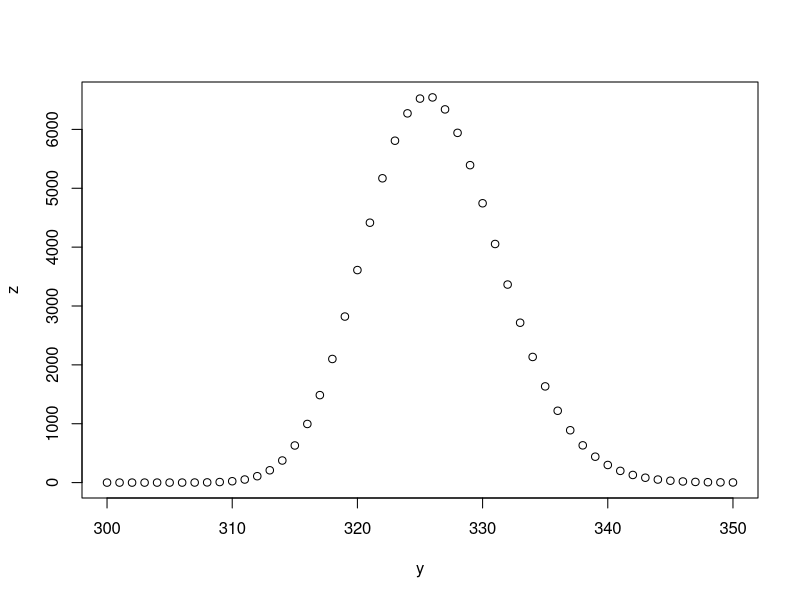

Write R code to recreate this figure.
## ---- chunk 1
capacity <- 300
p<-0.92
n<-325
## ---- chunk 2
e <- n*p
e
## ---- chunk 3
a <- seq(0,325)
e <- sum(
        a*dbinom(a, size = 325, prob = 0.92 )
        )
e
## ---- chunk 4
1 - pbinom(299, size = 325, prob = 0.92)
## ---- chunk 5
1 - pbinom(300, 325, 0.92)
## ---- chunk 6
(pbinom(299,325,0.92)-pbinom(269,325,0.92))/pbinom(299,325,0.92)
## ---- chunk 7
dbinom(300, 325, 0.92)/(1-pbinom(299,325,0.92))
## ---- chunk 8
a <- seq(301,325)
e <- sum((a-300)*dbinom(a,325,0.92))
e
## ---- chunk 9
e*550
## ---- chunk 10
325*250 - e*550
## ---- chunk 11
Revenue <- vector(mode = "numeric", length = 50)

for (i in 301:350)
{
  j <- i-300
  g <- seq(301,i)
  Revenue[j] <- i * 250 - sum((g-300) * dbinom(g,size = i, prob = 0.92) ) * 550
  print(paste("Revenue for ",i, "tickets $",round(Revenue[j],3)))
}
print(paste("Eventbrite should sell", 300 + which(Revenue == max(Revenue)), "tickets in order to maximize the Revenue. And the maximum Revenue is $", round(max(Revenue),3)) ) 
## ---- chunk 12
lambda = 8*4*3
lambda
## ---- chunk 13
1-ppois(100,lambda)
## ---- chunk 14
lambda2 = 2*4*3
ppois(9,lambda2) - ppois(2,lambda2)
## ---- chunk 15

lambda3 = (1*3) + (1*2)
lambda3 = 5
1-ppois(6,lambda3)

#or

x <- replicate(10000, rpois(1,3)+rpois(1,2))
mean(x>=7)

## ---- chunk 16
my_dbinom <- function(x,n,pi){
  num <- (factorial(n)*((pi)^x)*((1-pi)^(n-x)))
  den <- (factorial(x)*factorial(n-x))
  return(num/den)
}
#or

my_dbinom = function(x,n,pi){
  return(choose(n,x)*(pi^x)*(1-pi)^(n-x))
}

dbinom(120,140,0.2)
my_dbinom(120,140,0.2)
## ---- chunk 17
expect <- function(n,pi=0.5) {
  
  expectation = n*pi
  return(expectation)
}

## ---- chunk 18
variance <- function(n,pi=0.5){
  
  var = (n*pi)*(1-pi)
  return(var)
}

## ---- chunk 19
show_up<-0.92*325
show_up
## ---- chunk 20
n<-325
pi<-0.92
pbinom( 325,n,pi)-pbinom(300,n,pi)
## ---- chunk 21
pbinom( 325,n,pi)-pbinom(301,n,pi)
## ---- chunk 22
pbinom( 324,n,pi)-pbinom(270,n,pi)
## ---- chunk 23
dbinom(300, 325, 0.92)/(1-pbinom(299,325,0.92))
## ---- chunk 24
# Create a sample of 50 numbers which are incremented by 1.
y <- seq(300,350,by=1)
k<- 0.92*y

# Create the binomial distribution.
z <- (250*max(k,300)-(0)*max(k-300,0))*dbinom(300,y,0.92)

# Plot the graph for this sample.
plot(y,z)
print(y[which.max(z)])

## ---- chunk 25
our_lambda1<-96
prob<-(1-ppois(100,our_lambda1))
prob

## ---- chunk 26
our_lambda2<-24
ppois(9,our_lambda2)-ppois(3,our_lambda2)
## ---- chunk 27
our_lambda3<-5
prob2<-(1-ppois(6,our_lambda3))
prob2
## ---- chunk 28
my_dbinom<-function(x,n,pi){factorial(n)/(factorial(n-x)*factorial(x))*((pi)^x)*(1-pi)^(n-x)}
n<-32
pi<-0.9
my_dbinom(30,n,pi)
## ---- chunk 29
my_expectedvalue<-function(n,p=0.5){if(p>1){print("value can't be more than 1")}else{n*p}}
my_expectedvalue(1)
## ---- chunk 30
my_variance<-function(n,p=0.5){if(p>1){print("value can't be more than 1")}else{n*p*(1-p)}}
my_variance(10,1.1)

